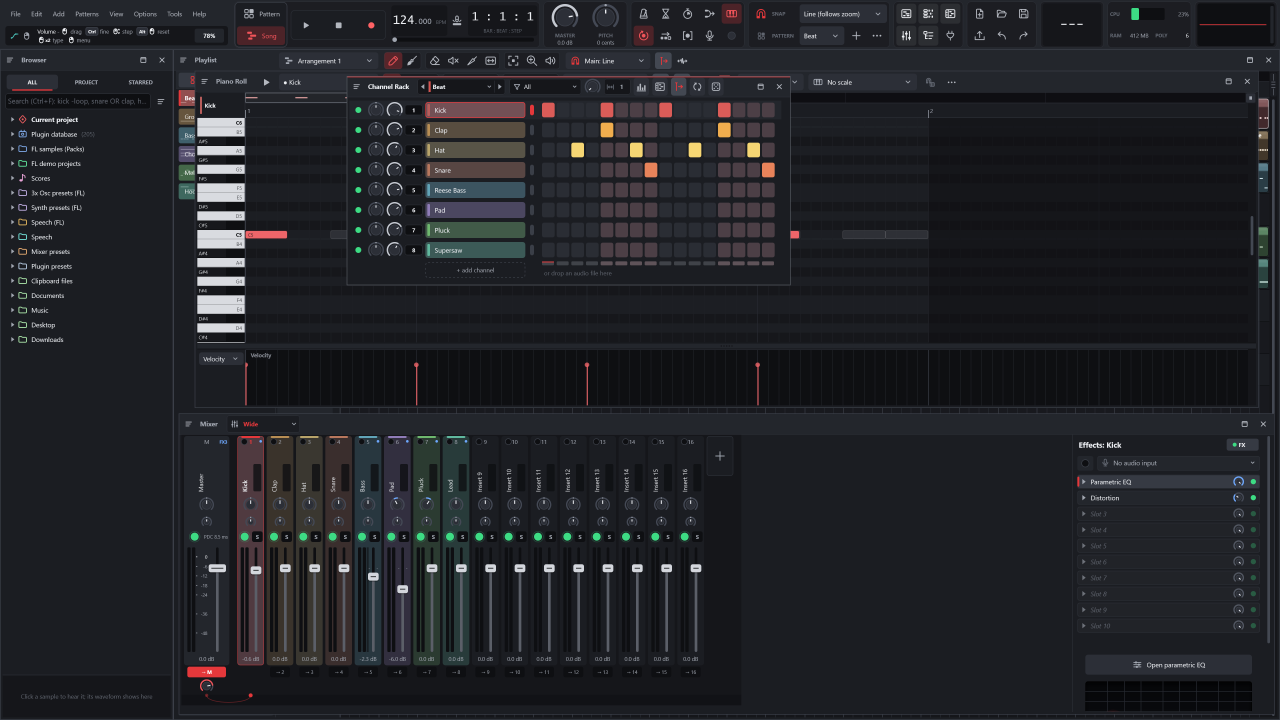
#> input picture website/assets/img/hero@2x.webp, 3840 x 2160 px (shown at 1/3 size)
$ python social-preview.py
#> lines starting #> are read from the running program, lines starting #| are printed output that depends on the picture; after the words box and inside, x2 and y2 are one past the last pixel; in counts of white or black regions, pixels touching at a corner belong together
### tools/make_logo.py
#!/usr/bin/env python3
"""Writes every LYNX SHARE logo picture from the brand's SVGs (the logo by w3teal, in the app-icon form chosen in 2026-11:
w3teal's lynx in the red ring, a small green pepper stem on the ring, on a dark rounded-square tile).

    python3 tools/make_logo.py site   # README, website, social preview, Store images
    python3 tools/make_logo.py app    # app/document icons, macOS/Linux icons, embedded logo, splash source
    python3 tools/make_logo.py all

Sources (resources/brand/):
- lynx-share-logo.svg: the master. Groups: "tile" (the dark tile), "mark" (w3teal's lynx in the ring) and inside the
  mark "stem" (the pepper stem).
- lynx-share-logo-small.svg: the same icon for 32 px and less: share lines and ring thicker, the mark larger in the tile
  (at those sizes the master's lines are thinner than a pixel). The stem is left out at 20 px and less, where it is
  only a stray pixel.
Derived and written here: lynx-share-mark.svg (the master's mark without the tile, in the mark's own 512-unit frame) and
the PNGs the app, the MSIX script and the site scripts read.

Needs Pillow and the system librsvg + cairo (librsvg-2.so.2 / libcairo.so.2, present on most Linux desktops; Debian
and Ubuntu: librsvg2-2). Nothing below is drawn by hand: replace the SVGs and run `all`.
"""
import ctypes
import os
import re
import sys

from PIL import Image

ROOT = os.path.dirname(os.path.dirname(os.path.abspath(__file__)))
BRAND = os.path.join(ROOT, "resources", "brand")
MASTER = os.path.join(BRAND, "lynx-share-logo.svg")
SMALL = os.path.join(BRAND, "lynx-share-logo-small.svg")
SMALL_MAX = 32       # icons up to this size use the small-size form
STEM_MIN = 24        # ... and below this size leave the stem out
TILE = (27, 29, 34)  # the tile's colour (#1b1d22)


def p(*a):
    return os.path.join(ROOT, *a)


# --- SVG -> RGBA through librsvg + cairo (ctypes, no Python packages beyond Pillow) -----------------------------------
# [54 lines left out: functions render_svg, without_group, mark_only, not called in this run]


# --- the logo and its forms ------------------------------------------------------------------------------------------
class Logo:
    def __init__(self):
        self.master = open(MASTER).read()
        self.small_svg = open(SMALL).read()
        self.mark_svg = mark_only(self.master).replace(
            "<title>", "<!-- generated by tools/make_logo.py from lynx-share-logo.svg: the mark without its tile -->\n<title>", 1)
        self.mark_small_svg = mark_only(self.small_svg)
        self._cache = {}

    # [14 lines left out: functions _render, form, not called in this run]

    def icon(self, size):
        """The app icon (tile + mark) at size x size, with transparent corners."""
        return self._render(self.form(size), size).copy()

    # [89 lines left out: functions icon_on_plate, mark, placed, save, write_text, brand and 3 more, not called in this run]


# [2 lines that do not run on import are left out]

### scripts/social-preview.py
#!/usr/bin/env python3
"""Draws the GitHub social preview (docs/img/social-preview.png, 1280 x 640) from its text below, the app icon and a
picture of the workspace (Pillow).

    python3 scripts/social-preview.py [--window PICTURE] [--out docs/img/social-preview.png]

--window: the workspace picture shown in the frame on the right, best the 2x render (3840 x 2160) of the hero
(snap/s-desktop-all.png of scripts/site-shots.sh: Channel Rack, Piano Roll, Playlist and Mixer on the demo song).
Default: website/assets/img/hero@2x.webp, else hero.webp. scripts/site-shots.py calls this with the render itself;
tools/make_logo.py (site) calls it with the default after a logo change.

The words live in TEXT below: change them here, never in the picture (README, website and this card say the same:
the formats LYNX opens and exports, the plugin formats per OS, the repository URL). The fonts are Segoe UI (bold,
semibold, regular) as the card always had; where Windows' fonts are not found (C:\\Windows\\Fonts, also through
/mnt/c in WSL) the app's own Open Sans (resources/fonts) is used instead, and the script says so.
"""
import argparse
import os
import sys

from PIL import Image, ImageDraw, ImageFilter, ImageFont

ROOT = os.path.dirname(os.path.dirname(os.path.abspath(__file__)))
sys.path.insert(0, os.path.join(ROOT, "tools"))

# --- the words ---------------------------------------------------------------------------------------------------------
TEXT = {
    "title": "LYNX SHARE",
    "headline": ["FL Studio-style patterns,", "Ableton Live-style clips."],
    "lines": [
        "Channel Rack · Piano Roll · Playlist · Mixer",
        "Opens and exports .flp, .als, .flm, .dawproject",
        "VST3, CLAP, VST2, AU, LV2 · free and open source",
    ],
    "pills": ["Windows", "macOS", "Linux"],
    "site": "lynx-share.com",
    "url": "github.com/Ka1-S/LYNX-SHARE",
}

# --- the layout (1280 x 640) -------------------------------------------------------------------------------------------
W, H = 1280, 640
BG = (14, 15, 19)                 # the page
GLOW = (51, 18, 23)               # the red glow towards the right edge
LEFT = 76                         # the text column
TILE_XY, TILE = (75, 105), 96     # the app icon
TITLE_X, TITLE_MAX = 186, 81      # the name: left of it the icon, at most this size, centred on the icon
HEAD_Y, HEAD_SIZE, HEAD_STEP = 222, 38, 46
LINES_Y, LINES_SIZE, LINES_STEP = 340, 23, 36
PILL_Y, PILL_H, PILL_SIZE, PILL_PAD, PILL_GAP = 486, 41, 20, 18, 11
URL_Y, URL_SIZE = 566, 20
WIN_X, WIN_Y, WIN_H = 625, 120, 507   # the window frame: 2 px border, the picture inside, cut by the right edge
WIN_R = 10

INK = {"title": (245, 245, 247), "head": (235, 235, 240), "lines": (170, 172, 182), "url": (120, 122, 132),
       "pill": (32, 34, 42), "pill_edge": (64, 66, 78), "pill_ink": (235, 235, 240), "site": (217, 48, 56),
       "site_ink": (255, 255, 255), "frame": (70, 72, 82)}


def fonts():
    """(bold, semibold, regular) font files, and whether they are the card's own (Segoe UI)."""
    for d in ("/mnt/c/Windows/Fonts", "C:\\Windows\\Fonts", os.path.expanduser("~/.local/share/fonts"), "/usr/share/fonts/truetype/msttcorefonts"):
        files = [os.path.join(d, f) for f in ("segoeuib.ttf", "seguisb.ttf", "segoeui.ttf")]
        if all(os.path.isfile(f) for f in files):
            return files, True
    own = os.path.join(ROOT, "resources", "fonts")
    return [os.path.join(own, "OpenSans-Bold.ttf")] * 2 + [os.path.join(own, "OpenSans-Regular.ttf")], False


def background():
    im = Image.new("RGB", (W, H), BG)
    px = im.load()
    for x in range(W):
        t = min(1.0, max(0.0, (x - 560) / 560.0))
        t = t * t * (3 - 2 * t)
        c = tuple(round(BG[i] + (GLOW[i] - BG[i]) * t) for i in range(3))
        for y in range(H):
            px[x, y] = c
    return im


def window(src, h):
    """The workspace picture scaled to the frame's inner height."""
#> called with src = 'website/assets/img/hero@2x.webp', h = 503
    im = Image.open(src).convert("RGB")
#> im is the input picture: PIL image 3840x2160 RGB; mean R, G, B 33.7, 34.9, 39.2
    w = round(im.width * h / im.height)
    return im.resize((w, h), Image.LANCZOS)


def draw(win_src, out):
    files, own = fonts()
    if not own:
        print("social-preview: Segoe UI not found, using Open Sans (resources/fonts)")
    bold = lambda s: ImageFont.truetype(files[0], s)
    semi = lambda s: ImageFont.truetype(files[1], s)
    reg = lambda s: ImageFont.truetype(files[2], s)

    im = background().convert("RGBA")

    # the window: a soft shadow, the 2 px frame with round corners, the picture inside (cut by the right edge)
    pic = window(win_src, WIN_H - 4)
    fw = pic.width + 4
    shadow = Image.new("L", (W, H), 0)
#> shadow: PIL image 1280x640 L; every value is 0
    ImageDraw.Draw(shadow).rounded_rectangle((WIN_X - 6, WIN_Y + 4, WIN_X + fw + 6, WIN_Y + WIN_H + 14), WIN_R + 6, fill=170)
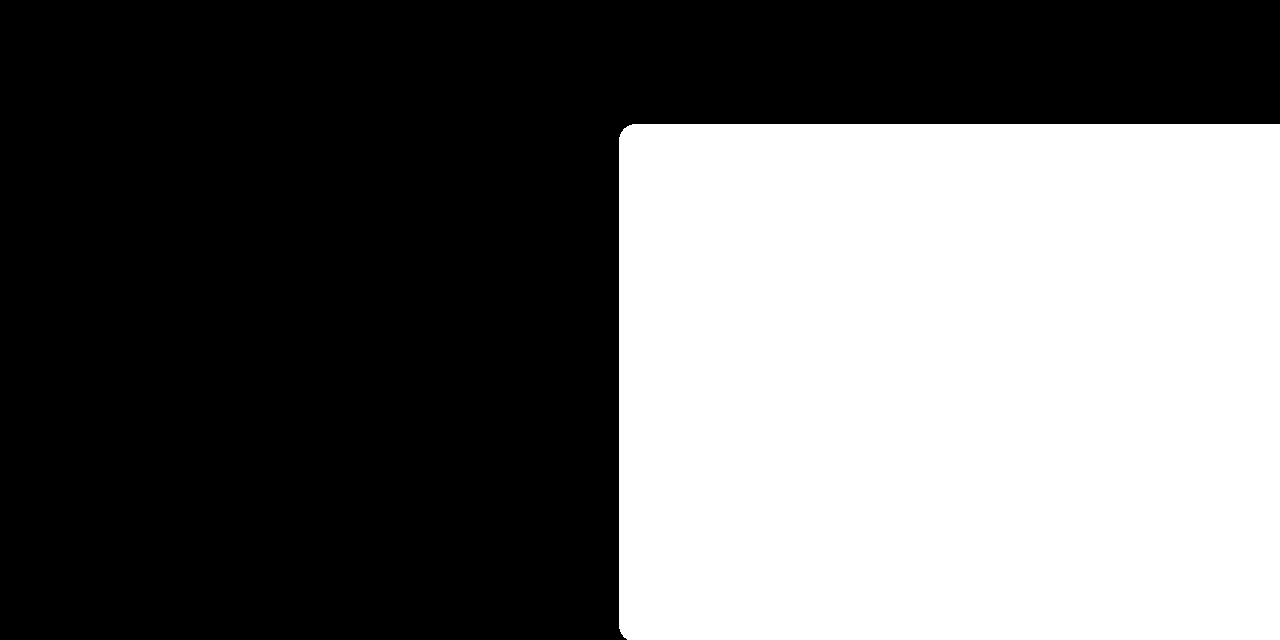
#> shadow: PIL image 1280x640 L; values 0 (black) and 170 (white), 41.6% white; 1 white region, box (x1, y1, x2, y2) and area: (619, 124, 1280, 640) 340977
    shadow = shadow.filter(ImageFilter.GaussianBlur(18))
    dark = Image.new("RGBA", (W, H), (4, 3, 4, 0))
    dark.putalpha(shadow)
    im.alpha_composite(dark)
#> im: PIL image 1280x640 RGBA
    k = 4
    mask = Image.new("L", (fw * k, WIN_H * k), 0)
#> mask: PIL image 3592x2028 L; every value is 0
    ImageDraw.Draw(mask).rounded_rectangle((0, 0, fw * k - 1, WIN_H * k - 1), WIN_R * k, fill=255)
#> mask: PIL image 3592x2028 L; 100% white; 4 black regions, box (x1, y1, x2, y2) and area: (0, 0, 34, 34) 354, (3558, 0, 3592, 34) 354, (0, 1994, 34, 2028) 354, (3558, 1994, 3592, 2028) 354
    mask = mask.resize((fw, WIN_H), Image.LANCZOS)
#> mask: PIL image 898x507 L
    framed = Image.new("RGBA", (fw, WIN_H), INK["frame"] + (255,))
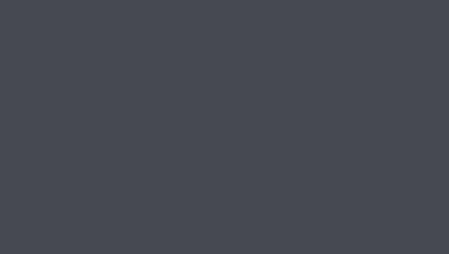
#> framed: PIL image 898x507 RGBA (shown at 1/2 size); mean R, G, B, A 70, 72, 82, 255
    inner = Image.new("L", (fw * k, WIN_H * k), 0)
    ImageDraw.Draw(inner).rounded_rectangle((2 * k, 2 * k, (fw - 2) * k - 1, (WIN_H - 2) * k - 1), (WIN_R - 2) * k, fill=255)
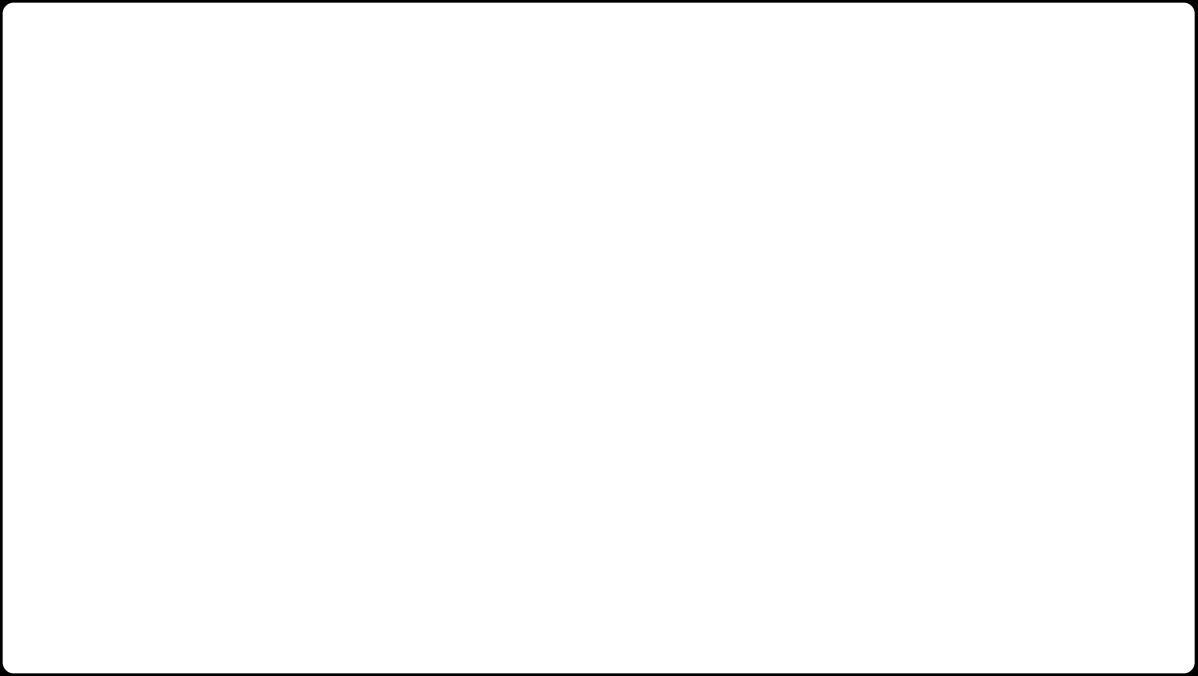
#> inner: PIL image 3592x2028 L (shown at 1/3 size); 98.8% white; 1 black region, box (x1, y1, x2, y2) and area: (0, 0, 3592, 2028) 90584
    inner = inner.resize((fw, WIN_H), Image.LANCZOS)
#> inner: PIL image 898x507 L
    framed.paste(pic, (2, 2), inner.crop((2, 2, 2 + pic.width, 2 + pic.height)))
    framed.putalpha(mask)
    im.alpha_composite(framed.crop((0, 0, min(fw, W - WIN_X), WIN_H)), (WIN_X, WIN_Y))
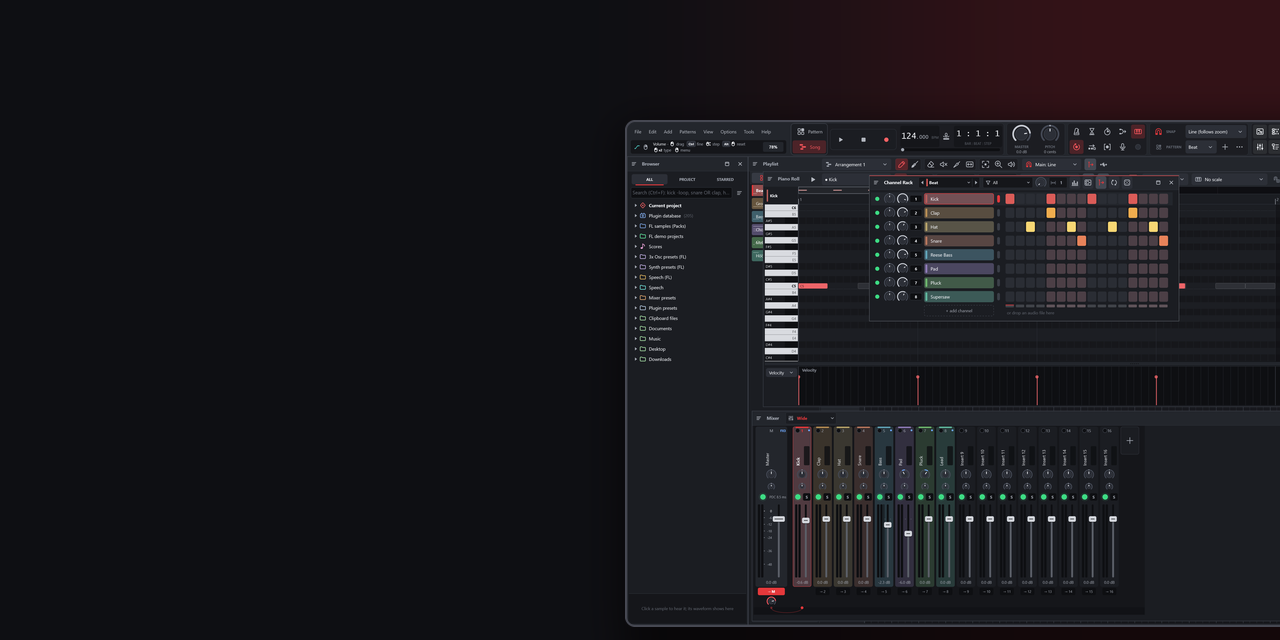
#> im: PIL image 1280x640 RGBA; mean R, G, B, A 25.4, 24.1, 28.3, 255

    d = ImageDraw.Draw(im)
    # the icon and the name, the name as large as fits before the window (at most TITLE_MAX), centred on the icon
    import make_logo
    im.alpha_composite(make_logo.Logo().icon(TILE), TILE_XY)
    size = TITLE_MAX
    while size > 40 and bold(size).getlength(TEXT["title"]) > WIN_X - 36 - TITLE_X:
        size -= 1
    f = bold(size)
    top, bottom = f.getbbox("LYNX")[1], f.getbbox("LYNX")[3]
    d.text((TITLE_X, TILE_XY[1] + TILE / 2 - (top + bottom) / 2), TEXT["title"], font=f, fill=INK["title"])

    for i, t in enumerate(TEXT["headline"]):
        d.text((LEFT - 2, HEAD_Y + i * HEAD_STEP), t, font=semi(HEAD_SIZE), fill=INK["head"])
    for i, t in enumerate(TEXT["lines"]):
        d.text((LEFT, LINES_Y + i * LINES_STEP), t, font=reg(LINES_SIZE), fill=INK["lines"])

    # the platforms, then the website in red
    f = semi(PILL_SIZE)
    x = LEFT
    for t, site in [(p, False) for p in TEXT["pills"]] + [(TEXT["site"], True)]:
        w = round(f.getlength(t)) + 2 * PILL_PAD
        box = (x, PILL_Y, x + w, PILL_Y + PILL_H)
        if site:
            d.rounded_rectangle(box, PILL_H // 2, fill=INK["site"])
        else:
            d.rounded_rectangle(box, PILL_H // 2, fill=INK["pill"], outline=INK["pill_edge"], width=1)
        d.text((x + w / 2, PILL_Y + PILL_H / 2), t, font=f, anchor="mm", fill=INK["site_ink" if site else "pill_ink"])
        x += w + PILL_GAP

    d.text((LEFT, URL_Y), TEXT["url"], font=reg(URL_SIZE), fill=INK["url"])

    # nothing may run into the window
    widest = max([LEFT + reg(LINES_SIZE).getlength(t) for t in TEXT["lines"]]
                 + [LEFT + semi(HEAD_SIZE).getlength(t) for t in TEXT["headline"]] + [x - PILL_GAP])
    if widest > WIN_X - 12:
        sys.exit("social-preview: a line is %d px wide and runs into the window: shorten it" % (widest - LEFT))

    os.makedirs(os.path.dirname(os.path.abspath(out)), exist_ok=True)
    im.convert("RGB").save(out, optimize=True)
    print("  %s (%dx%d, window from %s)" % (os.path.relpath(out, ROOT), W, H, os.path.relpath(win_src, ROOT)))


def main():
    ap = argparse.ArgumentParser(description=__doc__, formatter_class=argparse.RawDescriptionHelpFormatter)
    ap.add_argument("--window")
    ap.add_argument("--out", default=os.path.join(ROOT, "docs", "img", "social-preview.png"))
    a = ap.parse_args()
    src = a.window
    if not src:
        img = os.path.join(ROOT, "website", "assets", "img")
        src = next((f for f in (os.path.join(img, "hero@2x.webp"), os.path.join(img, "hero.webp")) if os.path.isfile(f)), None)
    if not src or not os.path.isfile(src):
        sys.exit("social-preview: no workspace picture (give --window)")
    draw(src, a.out)
    return 0


if __name__ == "__main__":
#> (the run stopped early here; a loop or call above may not have finished)
